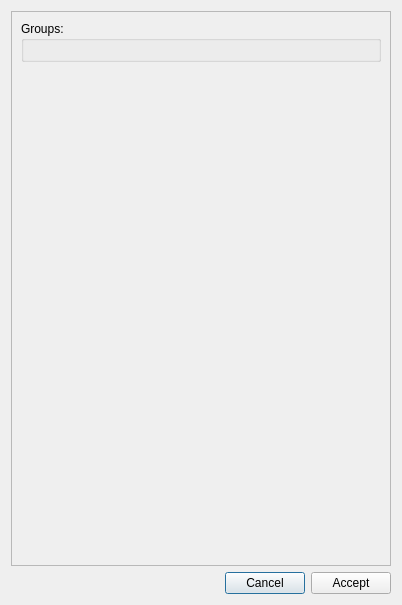
<?xml version="1.0" encoding="UTF-8"?>
<ui version="4.0">
 <class>groupSelectionDialog</class>
 <widget class="QDialog" name="groupSelectionDialog">
  <property name="geometry">
   <rect>
    <x>0</x>
    <y>0</y>
    <width>402</width>
    <height>605</height>
   </rect>
  </property>
  <property name="windowTitle">
   <string>Meggie - Group selection</string>
  </property>
  <layout class="QVBoxLayout" name="verticalLayout">
   <item>
    <widget class="QScrollArea" name="scrollArea">
     <property name="minimumSize">
      <size>
       <width>0</width>
       <height>0</height>
      </size>
     </property>
     <property name="verticalScrollBarPolicy">
      <enum>Qt::ScrollBarAsNeeded</enum>
     </property>
     <property name="horizontalScrollBarPolicy">
      <enum>Qt::ScrollBarAsNeeded</enum>
     </property>
     <property name="sizeAdjustPolicy">
      <enum>QAbstractScrollArea::AdjustToContents</enum>
     </property>
     <property name="widgetResizable">
      <bool>true</bool>
     </property>
     <widget class="QWidget" name="scrollAreaWidgetContents">
      <property name="geometry">
       <rect>
        <x>0</x>
        <y>0</y>
        <width>382</width>
        <height>554</height>
       </rect>
      </property>
      <property name="minimumSize">
       <size>
        <width>0</width>
        <height>0</height>
       </size>
      </property>
      <layout class="QGridLayout" name="gridLayout_2">
       <item row="0" column="0">
        <widget class="QGroupBox" name="groupBoxGroups">
         <property name="minimumSize">
          <size>
           <width>350</width>
           <height>0</height>
          </size>
         </property>
         <property name="title">
          <string>Groups:</string>
         </property>
         <layout class="QGridLayout" name="gridLayout"/>
        </widget>
       </item>
       <item row="1" column="0">
        <spacer name="verticalSpacer">
         <property name="orientation">
          <enum>Qt::Vertical</enum>
         </property>
         <property name="sizeHint" stdset="0">
          <size>
           <width>20</width>
           <height>40</height>
          </size>
         </property>
        </spacer>
       </item>
      </layout>
     </widget>
    </widget>
   </item>
   <item>
    <layout class="QHBoxLayout" name="horizontalLayout">
     <item>
      <spacer name="horizontalSpacer">
       <property name="orientation">
        <enum>Qt::Horizontal</enum>
       </property>
       <property name="sizeHint" stdset="0">
        <size>
         <width>40</width>
         <height>20</height>
        </size>
       </property>
      </spacer>
     </item>
     <item>
      <widget class="QPushButton" name="pushButtonCancel">
       <property name="text">
        <string>Cancel</string>
       </property>
      </widget>
     </item>
     <item>
      <widget class="QPushButton" name="pushButtonCompute">
       <property name="text">
        <string>Accept</string>
       </property>
      </widget>
     </item>
    </layout>
   </item>
  </layout>
 </widget>
 <resources/>
 <connections>
  <connection>
   <sender>pushButtonCancel</sender>
   <signal>clicked()</signal>
   <receiver>groupSelectionDialog</receiver>
   <slot>reject()</slot>
   <hints>
    <hint type="sourcelabel">
     <x>116</x>
     <y>197</y>
    </hint>
    <hint type="destinationlabel">
     <x>18</x>
     <y>131</y>
    </hint>
   </hints>
  </connection>
  <connection>
   <sender>pushButtonCompute</sender>
   <signal>clicked()</signal>
   <receiver>groupSelectionDialog</receiver>
   <slot>accept()</slot>
   <hints>
    <hint type="sourcelabel">
     <x>319</x>
     <y>197</y>
    </hint>
    <hint type="destinationlabel">
     <x>47</x>
     <y>149</y>
    </hint>
   </hints>
  </connection>
 </connections>
 <slots>
  <slot>acceptBatch()</slot>
 </slots>
</ui>
